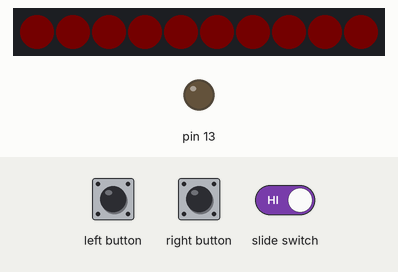
Simulated run of this sketch. Board: Arduino Leonardo, built with avr-gcc and run on an emulated ATmega32U4. On the bench: 10 RGB LEDs in strip order, left to right, output pins drawn as LEDs (lit = HIGH). Inputs (shaded band) come from the test bench. Dim RGB values are drawn brighter than linear; MIDI output is not drawn.

Above: at 2.2 s.
2.3 s: slide switch set LOW
At 3.13 s:
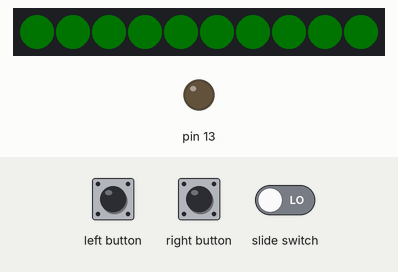
8.4 s: slide switch set HIGH
At 9.2 s:
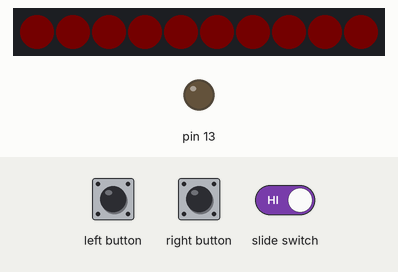
Timing chart, 0 to 11.4 s (numbered marks = the images above; inputs shaded):
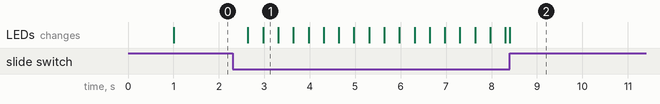

The sketch:

cp_USB_MIDI_clock.ino
```cpp
// USB MIDI clock for Circuit Playground
// Using micros() for best accuracy.
// Using USB-MIDI library.

// By Tom Hoffman
// Copyright 2024.
// Licensened under the GPL 3.0.

// Instructions:
// Switch left pauses clock messages (neopixels red).
// Switch right sends messages on each toggle of neopixels (blue).
// Left (A) button decreases tempo.
// Right (B) button increases tempo.
// Red led shows active sensing message outputted every 300 ms.

// Notes:
// Using sys ex with manufacturer 0x7D (the official "educational use"
// ID) to send a split 14(!) bit value for the tempo to the display.

// TODO
// make switch left "manual" mode rather than pause.

#include <Adafruit_CircuitPlayground.h>
#include <USB-MIDI.h>

USBMIDI_CREATE_DEFAULT_INSTANCE();
using namespace MIDI_NAMESPACE;


// GLOBAL VARIAGLES (with defaults)

const long BUTTON_DEBOUNCE    = 100000;


uint32_t  tempo               = 90;    // BPM
uint32_t  tempo_delay;                 // 1/24th a beat in milliseconds
uint32_t  last_tick;
uint32_t  last_button;
uint32_t  beat_count          = 0;      // change LED every 24k ticks
bool      pix_on              = false;  // NeoPixels on?
bool      resetting           = false;
uint8_t   red_value           = 0;
uint8_t   blue_value          = 85;
uint8_t   green_value         = 170;

uint32_t calculateTempoDelay(uint32_t tp) {
  // Takes in tempo as bmp, returns delay in micros().
  return (60 * pow(10, 6)) / (tp * 48);
}

void sendTempo(uint16_t t) {
  uint8_t m[] = {0xF0, 0x7D, (t & 0b11111110000000) >> 7, (t & 0b1111111), 0xF7};
  MIDI.sendSysEx(5, m, true);  // true indicates start and stop bytes are included in array.
}

void setAllNeoPixels(uint8_t r, uint8_t g, uint8_t b) {
  for (int i = 0; i < 10; i++) {
    CircuitPlayground.setPixelColor(i, r, g, b);
  }
}

void updateNeoPixels() {
  if (pix_on) {
    setAllNeoPixels(red_value, green_value, blue_value);
    }
  else {
    setAllNeoPixels(0, 0, 0);
  }
}

void displayPause() {
  setAllNeoPixels(255, 0, 0);
}

void advanceClock() {
  long m = micros();
  if (m - last_tick > tempo_delay) {
    last_tick = last_tick + tempo_delay;
    MIDI.sendRealTime(MidiType::Clock);
    ++beat_count;
    if (beat_count >=24) {
      red_value++;
      blue_value++;
      green_value++;
      updateNeoPixels();
      pix_on = !(pix_on);
      beat_count = 0;
    }
  }
  if (m - last_button > BUTTON_DEBOUNCE) {
    if (CircuitPlayground.rightButton()) {
      ++tempo;
      tempo_delay = calculateTempoDelay(tempo);
      last_button = m;
      sendTempo(tempo);
    }
    if (CircuitPlayground.leftButton() && (tempo > 2)) {
      --tempo;
      tempo_delay = calculateTempoDelay(tempo);
      last_button = m;
      sendTempo(tempo);
    }
  }
}

void setup() {
  Serial.begin(31250);
  MIDI.begin(14);
  delay(1000);
  CircuitPlayground.begin(1);  // arg. is neopixel brightness.
  tempo_delay = calculateTempoDelay(tempo);
  sendTempo(tempo);
  MIDI.sendRealTime(MidiType::Stop);
  MIDI.sendRealTime(MidiType::Start);
  last_tick = micros();
  last_button = last_tick;
}

void loop() {
  if (!(CircuitPlayground.slideSwitch())) { // switch right
    if (resetting) {  // stop resetting
      resetting = false;
      MIDI.sendRealTime(MidiType::Stop);
      MIDI.sendRealTime(MidiType::Start);
      sendTempo(tempo);
      pix_on = false;
      last_tick = micros();

    }
    else {
      advanceClock();  // continue normally
    }
  }
  else { // switch left
    if (!resetting) {  // start resetting
      resetting = true;
      MIDI.sendRealTime(MidiType::Stop);
      displayPause();
      sendTempo(0);
    }
  }

}
```

Measured:
- after the input at 2.3 s, the LEDs: first change after 0.34 s (image 1 shows a later state)
- after the input at 8.4 s, the LEDs: change at once (image 2)
